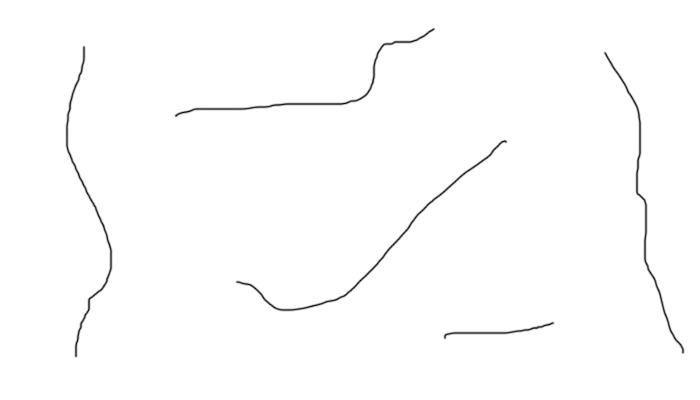
#> input picture detecttest.png, 700 x 400 px
$ python convexHull.py   (older library calls are emulated)
#> lines starting #> are read from the running program, lines starting #| are printed output that depends on the picture; after the words box and inside, x2 and y2 are one past the last pixel; in counts of white or black regions, pixels touching at a corner belong together
# -*- coding: utf-8 -*-
"""
Created on Mon Feb 20 17:07:46 2017

@author: USER
"""

import cv2
import numpy as np
from matplotlib import pyplot as plt

img = cv2.imread('detecttest.png')
#> img is the input picture: shape (400, 700, 3); min 5, max 255, mean 253
img1 = img.copy()
img2=img.copy()

imgray = cv2.cvtColor(img,cv2.COLOR_BGR2GRAY)
ret, thresh = cv2.threshold(imgray,127,255,0)
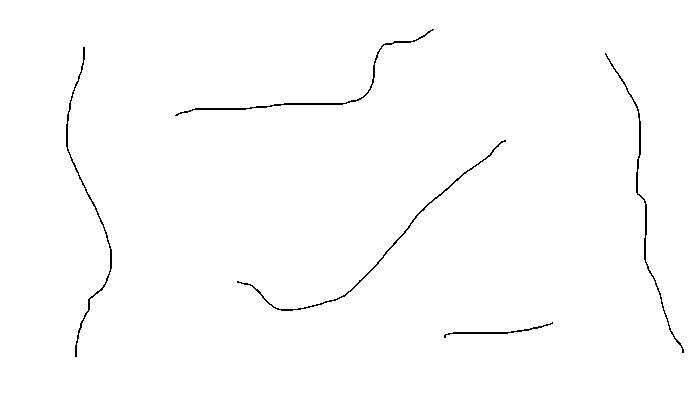
#> thresh: shape (400, 700); 99.2% white; black in thin lines or dots, all inside (x1, y1, x2, y2) = (66, 29, 684, 357)

image, contours, hierachy = cv2.findContours(thresh, cv2.RETR_TREE,cv2.CHAIN_APPROX_SIMPLE)
#> contours = 6 contours; box (x1, y1, x2, y2) and area: (0, 0, 700, 400) 278901, (65, 46, 113, 358) 862, (604, 52, 685, 354) 836, (174, 28, 435, 117) 823, (236, 139, 507, 312) 810, (443, 321, 554, 339) 312

cnt = contours[1] # 1이 손모양 주변의 contour
#> cnt = contour of 56 points, box (x1, y1, x2, y2) (443, 321, 554, 339), area 312
rect=cv2.minAreaRect(cnt)
#> rect = ((498.1, 330.7), (111, 8.41), -5.77)
box=cv2.boxPoints(rect)
#> box = [[443.3, 340.4], [442.5, 332.1], [552.9, 320.9], [553.7, 329.3]]
box=np.int0(box)
#> box = [[443, 340], [442, 332], [552, 320], [553, 329]]

hull = cv2.convexHull(cnt)
#> hull = contour of 16 points, box (x1, y1, x2, y2) (443, 321, 554, 339), area 766

cv2.drawContours(img1, contours, -1 ,(0,255,0), 3)
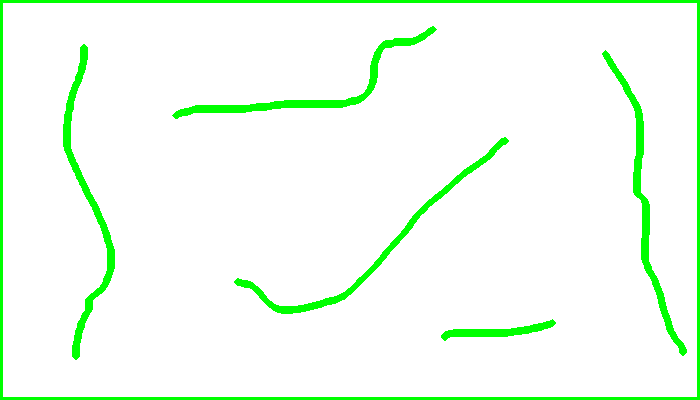
#> img1: shape (400, 700, 3); 6% of pixels changed, all inside (x1, y1, x2, y2) = (0, 0, 700, 400)
cv2.drawContours(img2, [box], -1 ,(0,255,0), 2)
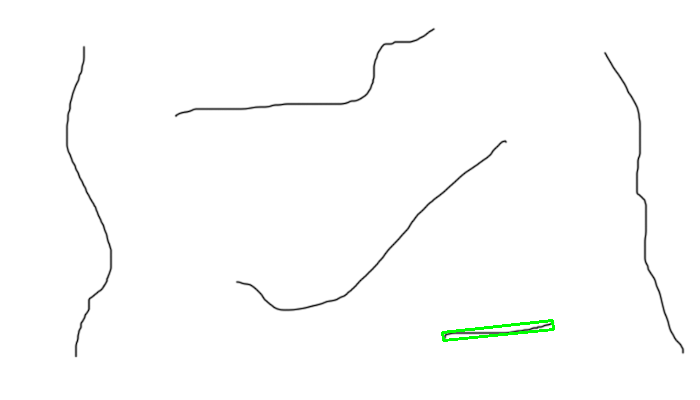
#> img2: shape (400, 700, 3); 0.25% of pixels changed, all inside (x1, y1, x2, y2) = (441, 319, 555, 342)

titles = ['[Original]','[Convex Hull]','[rotated rectangle]']
images = [img, img1,img2]

for i in xrange(3):
    plt.subplot(2,2,i+1), plt.title(titles[i]), plt.imshow(images[i])
    plt.xticks([]), plt.yticks([])

plt.show()
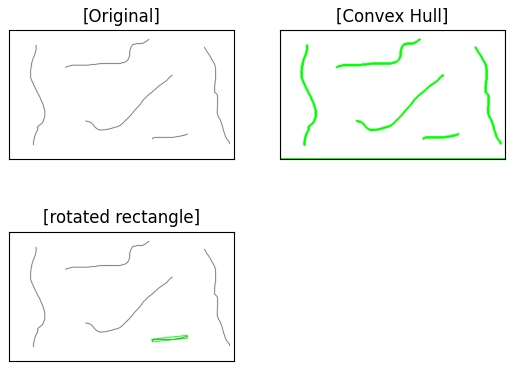
#> figure drawn by matplotlib, 3 panels
